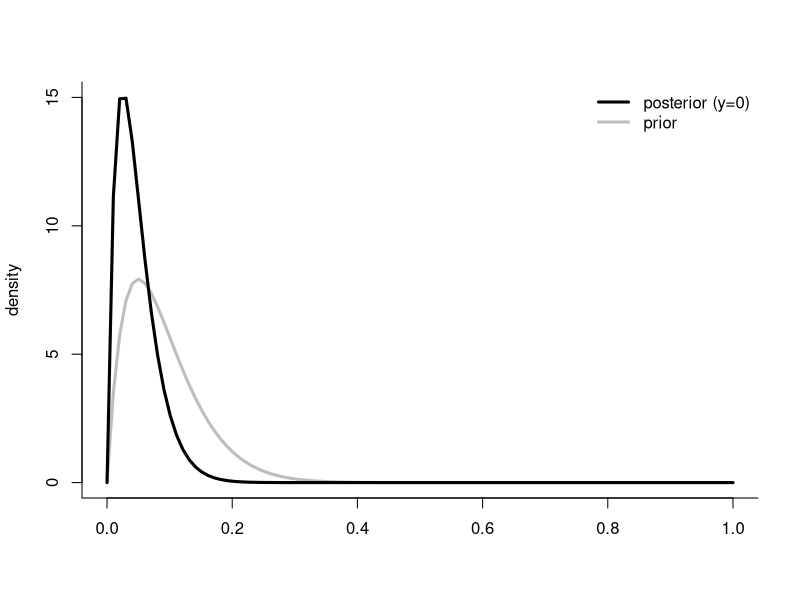
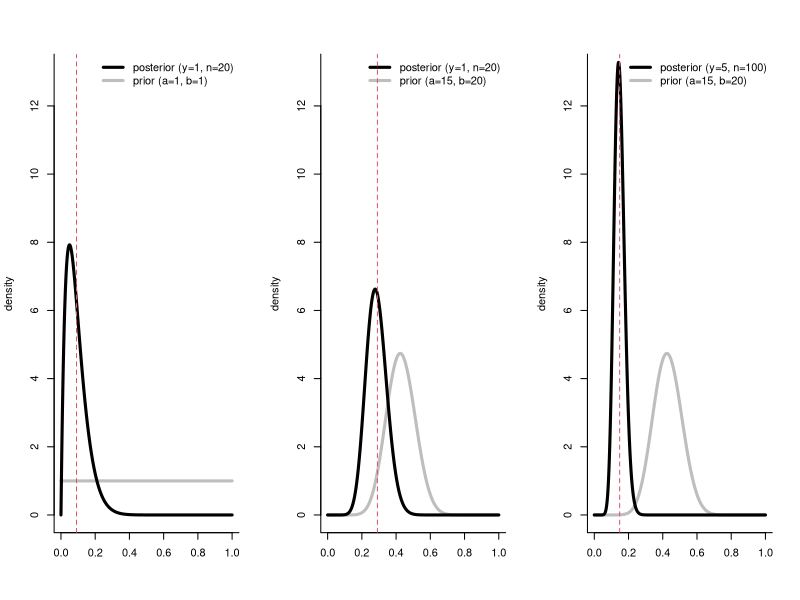
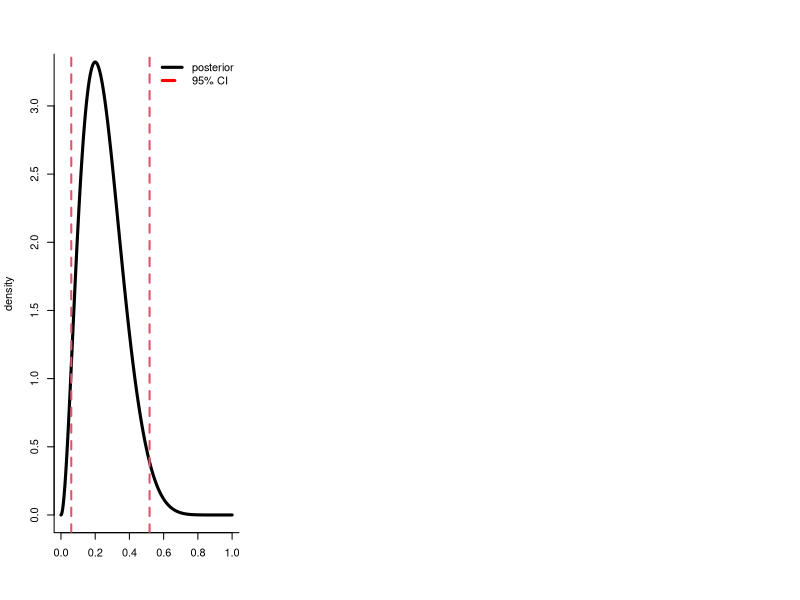

Recreate these plots in R, in order.

x<-seq(0,1, length=100)
plot(x, dbeta(x, 2, 20), type="l", col="grey", xlab="", ylab="density", lwd=3, ylim=c(0,15), bty="l")
lines(x, dbeta(x, 2, 40), lwd=3)
legend("topright", c("posterior (y=0)", "prior"), col=c("black", "grey"), lwd=3, bty="n")

dev.copy2pdf(file="beta_bin_posterior.pdf")


x<-seq(0,1, length=1000)

n<-20
y<-1

a1<-1
b1<-1

a2<-15
b2<-20

par(mfrow=c(1,3), bty="l")
plot(x, dbeta(x, a1, b1), type="l", col="grey", xlab="", ylab="density", lwd=3,
     ylim=c(0,13), bty="l")
lines(x, dbeta(x, a1+y, b1+n-y), lwd=3)
legend("topright", c("posterior (y=1, n=20)", "prior (a=1, b=1)"),
       col=c("black", "grey"), lwd=3, bty="n")
abline(v=(a1+y)/(a1+b1+n), col=2, lty=2)

plot(x, dbeta(x, a2, b2), type="l", col="grey", xlab="", ylab="density", lwd=3,
     ylim=c(0,13), bty="l")
lines(x, dbeta(x, a2+y, 21+n-y), lwd=3)
legend("topright", c("posterior (y=1, n=20)", "prior (a=15, b=20)"),
       col=c("black", "grey"), lwd=3, bty="n")
abline(v=(a2+y)/(a2+b2+n), col=2, lty=2)


plot(x, dbeta(x, a2, b2), type="l", col="grey", xlab="", ylab="density", lwd=3,
     ylim=c(0,13), bty="l")
lines(x, dbeta(x, a2+5*y, 21+5*n-5*y), lwd=3)
legend("topright", c("posterior (y=5, n=100)", "prior (a=15, b=20)"),
       col=c("black", "grey"), lwd=3, bty="n")
abline(v=(a2+5*y)/(a2+b2+5*n), col=2, lty=2)


#####
## Quantile based CI example

x<-seq(0,1, length=1000)
plot(x, dbeta(x, 3, 9), type="l", col="black", xlab="", ylab="density", lwd=3,
     ylim=c(0,3.25), bty="l")
abline(v=qbeta(0.025, 3, 9), col=2, lty=2, lwd=2)
abline(v=qbeta(0.975, 3, 9), col=2, lty=2, lwd=2)
legend("topright", c("posterior", "95% CI"),
       col=c("black", "red"), lwd=3, lty=c(1,2), bty="n")
